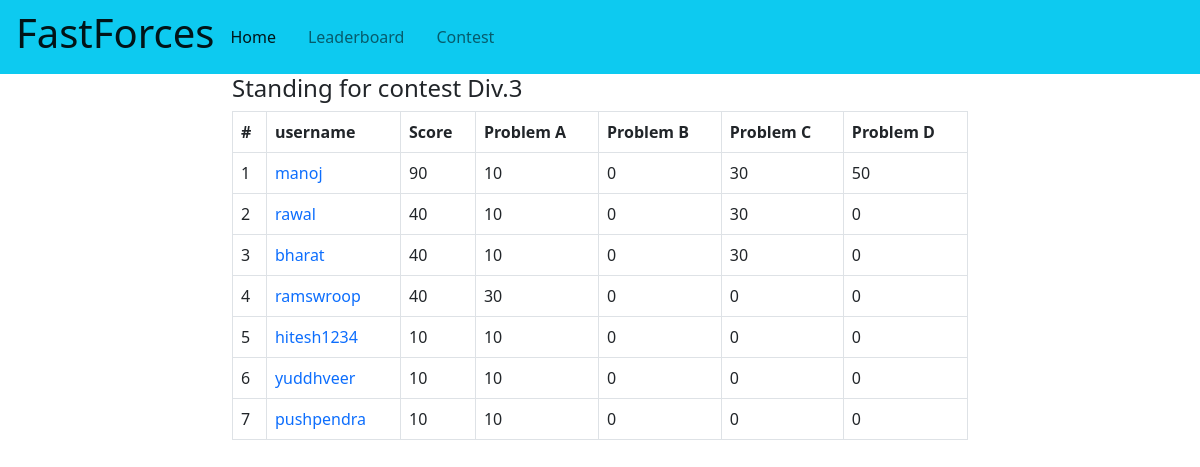
/contest/standing/22, run on the app's committed database.
### contest/models.py (models this page shows, shortened)
class Contest(models.Model):
   name=models.CharField(max_length=50,null=True)
   start_time=models.DateTimeField(null=True, blank=True)
   end_time=models.DateTimeField(null=True, blank=True)
   duration=models.DurationField(null=True, blank=True)
   registered_user=models.IntegerField(default=0)
   a_score=models.IntegerField(default=10)
   b_score=models.IntegerField(default=20)
   c_score=models.IntegerField(default=30)
   d_score=models.IntegerField(default=50)

class RegisteredContestant(models.Model):
    contest=models.ForeignKey(Contest,on_delete=models.CASCADE)
    user=models.ForeignKey(User,on_delete=models.CASCADE)
    a_score=models.IntegerField(default=0)
    b_score=models.IntegerField(default=0)
    c_score=models.IntegerField(default=0)
    d_score=models.IntegerField(default=0)
    total_score=models.IntegerField(default=0)

### contest/views.py (the view)
# urls.py: path('standing/<int:id>',contest_views.contest_standing , name='contest_standing'),
def contest_standing(request,id):
    contest=Contest.objects.get(pk=id)
    registers=contest.registeredcontestant_set.all().order_by('-total_score')#RegisteredContestant.objects.get(contest=contest)
    print(registers)
    return render(request,"contest/standing.html",{"registers":registers,"contest":contest})

### contest/templates/contest/standing.html
{% extends "user/base.html" %}
{% block content %}
<div class="container">
    <div class="row">
        <div class="col-8 offset-2">
           <h4>Standing for {{contest.name}}</h4>
           <table class="table table-bordered">
            <thead>
              <tr>
                <th scope="col">#</th>
                <th scope="col">username</th>
                <th scope="col">Score</th>
                <th scope="col">Problem A</th>
                <th scope="col">Problem B</th>
                <th scope="col">Problem C</th>
                <th scope="col">Problem D</th>
              </tr>
            </thead>
            <tbody>
              {% for register in registers %}
              <tr>
                <td>{{forloop.counter}}</td>
                <td><a href="{% url 'profile' register.user.username %}">{{register.user.username}} </a></td>
                <td>{{register.total_score}}</td>
                <td>{{register.a_score}}</td>
                <td>{{register.b_score}}</td>
                <td>{{register.c_score}}</td>
                <td>{{register.d_score}}</td>
              </tr>
              {% endfor %}
            </tbody>
        </table>
        </div>
    </div>
</div>
{% endblock %}

### user/templates/user/base.html (style rules this page uses)
a { text-decoration: none; }

### data on the page
Contest: name "contest Div.3"
RegisteredContestant: user.username "manoj", total_score "90", a_score "10", b_score "0", c_score "30", d_score "50"
RegisteredContestant: user.username "rawal", total_score "40", a_score "10", b_score "0", c_score "30", d_score "0"
RegisteredContestant: user.username "bharat", total_score "40", a_score "10", b_score "0", c_score "30", d_score "0"
RegisteredContestant: user.username "ramswroop", total_score "40", a_score "30", b_score "0", c_score "0", d_score "0"
RegisteredContestant: user.username "hitesh1234", total_score "10", a_score "10", b_score "0", c_score "0", d_score "0"
RegisteredContestant: user.username "yuddhveer", total_score "10", a_score "10", b_score "0", c_score "0", d_score "0"
RegisteredContestant: user.username "pushpendra", total_score "10", a_score "10", b_score "0", c_score "0", d_score "0"
